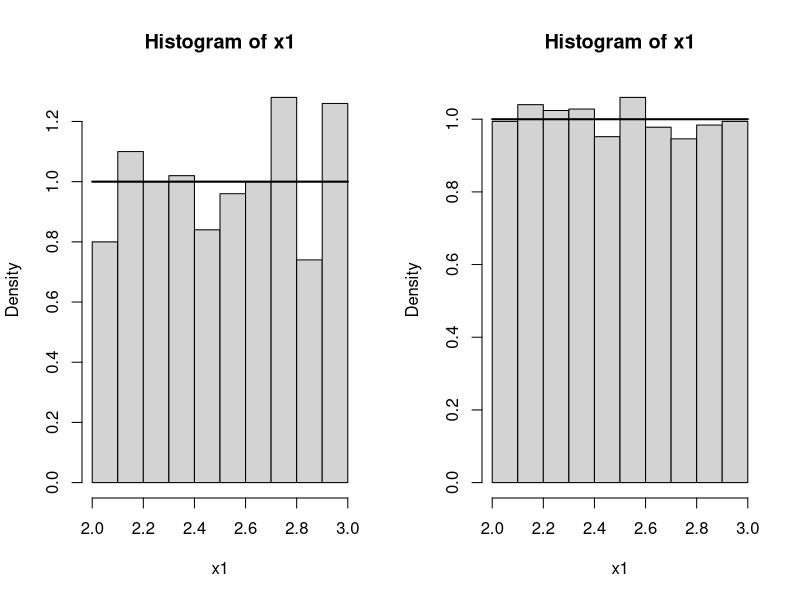
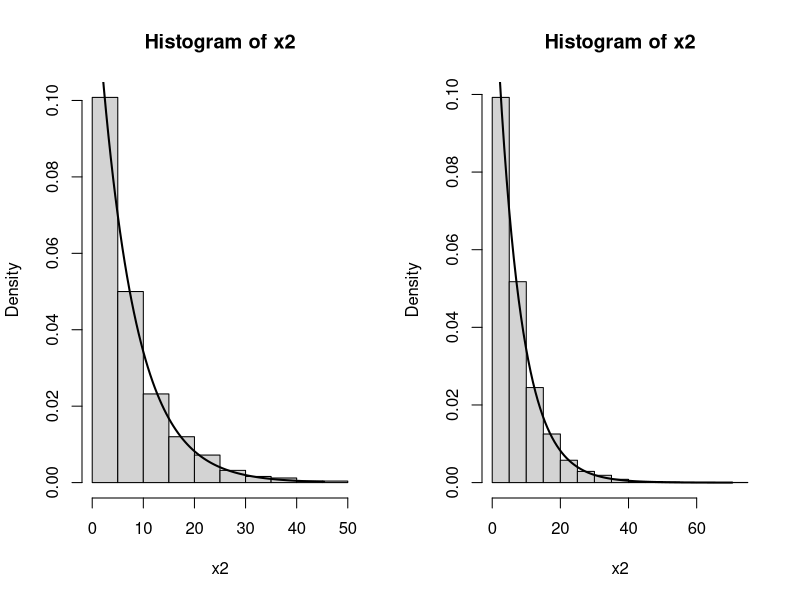
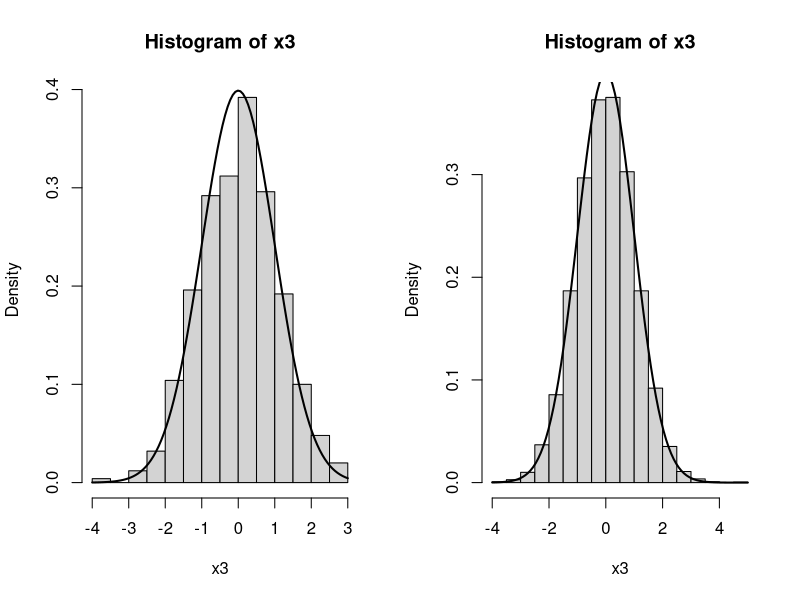

Recreate these plots in R, in order.
## zad 26
par(mfrow=c(1,2))

x1 <- runif(500, 2, 3)
hist(x1, probability=T)
curve( dunif(x,2,3), from=2, to=3, add=T, lwd=2)

x1 <- runif(5000, 2, 3)
hist(x1, probability=T)
curve( dunif(x,2,3), from=2, to=3, add=T, lwd=2)

##27 zad

x2 <- rexp(500, 1/7)
hist(x2, probability=T)
curve( dexp(x, 1/7), from=0, to=max(x2), add=T, lwd=2)

x2 <- rexp(5000, 1/7)
hist(x2, probability=T)
curve( dexp(x, 1/7), from=0, to=max(x2), add=T, lwd=2)

##28 zad

x3 <- rnorm(500, 0, 1)
hist(x3, probability=T)
curve( dnorm(x, 0, 1), add=T, lwd=2)

x3 <- rnorm(5000, 0, 1)
hist(x3, probability=T)
curve( dnorm(x, 0, 1), add=T, lwd=2)

# z29
# X = kolichestvo dush gel v opakovka
# X ~ U(248, 255)
# P(X < 250) = P(X <= 250)

punif(250, 248, 255)

# V =? P(X > V) = 0.95
# P(X <= v) = 0.05
qunif(0.05, 248, 255) # -> 248.35

punif(248.35, 248, 255) # -> proverka na gornoto

# z30
# X = vreme na jivot na lazeren diod
# X ~ Exp(1/10)

# P(X> 10) = 1 - P(x<=10)
1 - pexp(10, 1/10)

#P(7 < X < 11) = P(X < 11) - P(X<7)
pexp(11, 1/10) - pexp(7, 1/10)

#t=? P(x>t) = 0.97
#P(X<=t) = 0.03

qexp(0.03, 1/10)


# z31
# X = vreme ot zarejdane do iztoshtavane na bateriq
# X ~ N(mu=260, sigma=50)

# P(X>240) = 1 - P(X <= 240)
1 - pnorm(240, 260, 50)

# P(180 < X < 300) = P(X < 300) - P(X < 180)

pnorm(300, 260, 50) - pnorm(180, 260, 50)

# t=? P(X>t) = 0.9
# P(X <= t) = 0.1
qnorm(0.1, 260, 50)

# z32
# X = izrazhodvano kolichetvo kashkaval za sedmica
# X ~ N(mu=41, sigma=5)

#P(X>51) = 1 - P(X<=51)
1 - pnorm(51, 41, 5)

# t=? P(X<=t) = 0.99
qnorm(0.99, 41, 5)

# z33
# X = kolichestvo izpita bira za edna sedmica
# X ~ Exp(1/3)

# P(X>10) = 1 - P(x<= 10)

p1 <- 1 - pexp(10, 1/3)

# Y = broi sedmici (ot sledv 5) v koito Ivan izpiva poveche ot 10 litra
#Y ~ Bi(n=5,p=p1)

# P( Y <= 3)

pbinom(3, 5, p1)

sum( dbinom(0:3, 5, p1))





